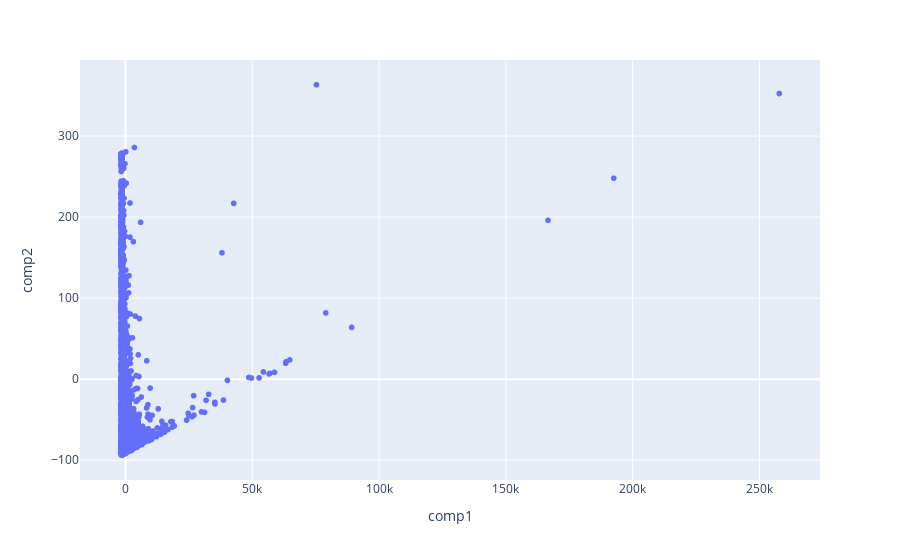

Write notebook code for a chart like this one.
### Code cell
px.scatter(data_frame=tmp , x = 'comp1' , y = 'comp2')

### Figure 1 — Plotly figure (JSON) as saved in the notebook; plotly's stock layout.template omitted (floating-point values rounded to 4 significant figures; data arrays with more than 128 entries replaced by an {"elided": "..."} marker saying what was removed)
{"data": [{"hovertemplate": "comp1=%{x}<br>comp2=%{y}<extra></extra>", "legendgroup": "", "marker": {"color": "#636efa", "symbol": "circle"}, "mode": "markers", "name": "", "showlegend": false, "type": "scattergl", "x": {"elided": "3921 float values"}, "xaxis": "x", "y": {"elided": "3921 float values"}, "yaxis": "y"}], "layout": {"autosize": true, "legend": {"tracegroupgap": 0}, "margin": {"t": 60}, "xaxis": {"anchor": "y", "autorange": true, "domain": [0, 1], "range": [-17880.0, 273800.0], "title": {"text": "comp1"}, "type": "linear"}, "yaxis": {"anchor": "x", "autorange": true, "domain": [0, 1], "range": [-129.3, 398.7], "title": {"text": "comp2"}, "type": "linear"}}}
